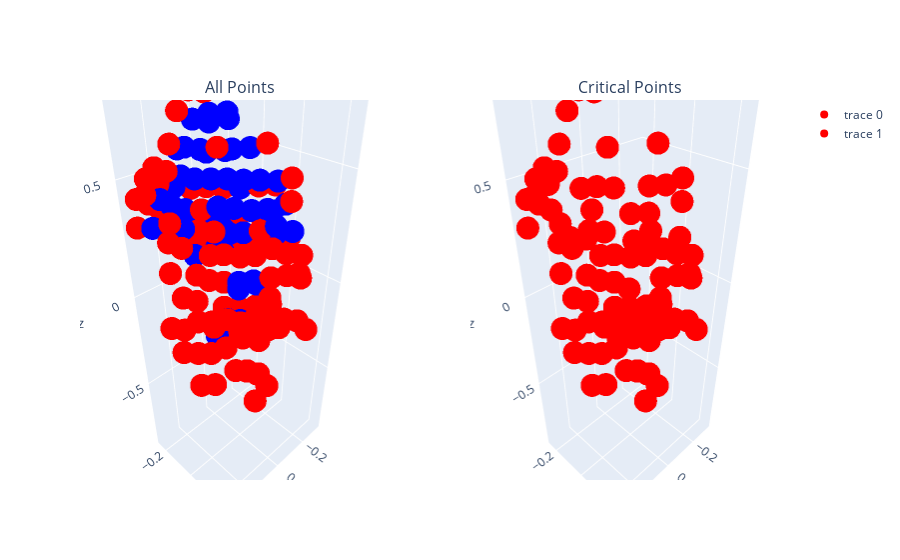

The cell this chart's notebook holds for it:
### Code cell
plot_crit_points_from_file(model, 'data/sweeps/PEDESTRIAN/11.txt', 200)
